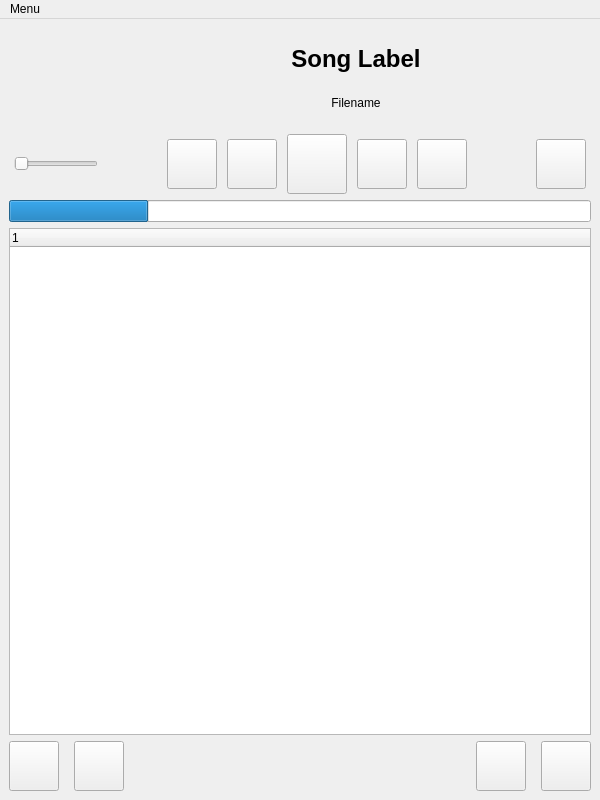
<?xml version="1.0" encoding="UTF-8"?>
<ui version="4.0">
 <class>MainWindow</class>
 <widget class="QMainWindow" name="MainWindow">
  <property name="geometry">
   <rect>
    <x>0</x>
    <y>0</y>
    <width>600</width>
    <height>800</height>
   </rect>
  </property>
  <property name="windowTitle">
   <string>MainWindow</string>
  </property>
  <widget class="QWidget" name="centralwidget">
   <layout class="QVBoxLayout" name="verticalLayout">
    <item>
     <layout class="QHBoxLayout" name="horizontalLayout">
      <property name="sizeConstraint">
       <enum>QLayout::SetDefaultConstraint</enum>
      </property>
      <item>
       <widget class="QLabel" name="albumImage">
        <property name="sizePolicy">
         <sizepolicy hsizetype="Fixed" vsizetype="Fixed">
          <horstretch>0</horstretch>
          <verstretch>0</verstretch>
         </sizepolicy>
        </property>
        <property name="minimumSize">
         <size>
          <width>100</width>
          <height>100</height>
         </size>
        </property>
        <property name="maximumSize">
         <size>
          <width>100</width>
          <height>100</height>
         </size>
        </property>
        <property name="text">
         <string/>
        </property>
        <property name="pixmap">
         <pixmap>../res/images/empty-image.png</pixmap>
        </property>
        <property name="scaledContents">
         <bool>true</bool>
        </property>
       </widget>
      </item>
      <item>
       <layout class="QVBoxLayout" name="verticalLayout_2">
        <property name="leftMargin">
         <number>6</number>
        </property>
        <item>
         <widget class="QLabel" name="songNameLabel">
          <property name="sizePolicy">
           <sizepolicy hsizetype="Minimum" vsizetype="Maximum">
            <horstretch>0</horstretch>
            <verstretch>0</verstretch>
           </sizepolicy>
          </property>
          <property name="text">
           <string>&lt;html&gt;&lt;head/&gt;&lt;body&gt;&lt;p&gt;&lt;span style=&quot; font-size:18pt; font-weight:600;&quot;&gt;Song Label&lt;/span&gt;&lt;/p&gt;&lt;/body&gt;&lt;/html&gt;</string>
          </property>
          <property name="alignment">
           <set>Qt::AlignCenter</set>
          </property>
         </widget>
        </item>
        <item>
         <widget class="QLabel" name="fileLabel">
          <property name="sizePolicy">
           <sizepolicy hsizetype="Minimum" vsizetype="Maximum">
            <horstretch>0</horstretch>
            <verstretch>0</verstretch>
           </sizepolicy>
          </property>
          <property name="text">
           <string>Filename</string>
          </property>
          <property name="alignment">
           <set>Qt::AlignCenter</set>
          </property>
         </widget>
        </item>
       </layout>
      </item>
     </layout>
    </item>
    <item>
     <layout class="QHBoxLayout" name="controlLayout">
      <property name="spacing">
       <number>15</number>
      </property>
      <property name="sizeConstraint">
       <enum>QLayout::SetDefaultConstraint</enum>
      </property>
      <property name="leftMargin">
       <number>5</number>
      </property>
      <property name="rightMargin">
       <number>5</number>
      </property>
      <item>
       <widget class="QSlider" name="volumeSlider">
        <property name="sizePolicy">
         <sizepolicy hsizetype="Preferred" vsizetype="Minimum">
          <horstretch>0</horstretch>
          <verstretch>0</verstretch>
         </sizepolicy>
        </property>
        <property name="minimumSize">
         <size>
          <width>50</width>
          <height>0</height>
         </size>
        </property>
        <property name="maximumSize">
         <size>
          <width>100</width>
          <height>16777215</height>
         </size>
        </property>
        <property name="maximum">
         <number>100</number>
        </property>
        <property name="orientation">
         <enum>Qt::Horizontal</enum>
        </property>
       </widget>
      </item>
      <item>
       <spacer name="horizontalSpacer">
        <property name="orientation">
         <enum>Qt::Horizontal</enum>
        </property>
        <property name="sizeType">
         <enum>QSizePolicy::MinimumExpanding</enum>
        </property>
        <property name="sizeHint" stdset="0">
         <size>
          <width>40</width>
          <height>20</height>
         </size>
        </property>
       </spacer>
      </item>
      <item>
       <layout class="QHBoxLayout" name="horizontalLayout_2">
        <property name="spacing">
         <number>10</number>
        </property>
        <item>
         <widget class="QPushButton" name="stopSongBtn">
          <property name="sizePolicy">
           <sizepolicy hsizetype="Fixed" vsizetype="Fixed">
            <horstretch>0</horstretch>
            <verstretch>0</verstretch>
           </sizepolicy>
          </property>
          <property name="minimumSize">
           <size>
            <width>50</width>
            <height>50</height>
           </size>
          </property>
          <property name="maximumSize">
           <size>
            <width>50</width>
            <height>50</height>
           </size>
          </property>
          <property name="text">
           <string/>
          </property>
          <property name="iconSize">
           <size>
            <width>32</width>
            <height>32</height>
           </size>
          </property>
         </widget>
        </item>
        <item>
         <widget class="QPushButton" name="previousSongBtn">
          <property name="sizePolicy">
           <sizepolicy hsizetype="Fixed" vsizetype="Fixed">
            <horstretch>0</horstretch>
            <verstretch>0</verstretch>
           </sizepolicy>
          </property>
          <property name="minimumSize">
           <size>
            <width>50</width>
            <height>50</height>
           </size>
          </property>
          <property name="maximumSize">
           <size>
            <width>50</width>
            <height>50</height>
           </size>
          </property>
          <property name="text">
           <string/>
          </property>
          <property name="iconSize">
           <size>
            <width>32</width>
            <height>32</height>
           </size>
          </property>
          <property name="flat">
           <bool>false</bool>
          </property>
         </widget>
        </item>
        <item>
         <widget class="QPushButton" name="playSongBtn">
          <property name="sizePolicy">
           <sizepolicy hsizetype="Fixed" vsizetype="Fixed">
            <horstretch>0</horstretch>
            <verstretch>0</verstretch>
           </sizepolicy>
          </property>
          <property name="minimumSize">
           <size>
            <width>60</width>
            <height>60</height>
           </size>
          </property>
          <property name="maximumSize">
           <size>
            <width>60</width>
            <height>60</height>
           </size>
          </property>
          <property name="focusPolicy">
           <enum>Qt::ClickFocus</enum>
          </property>
          <property name="text">
           <string/>
          </property>
          <property name="iconSize">
           <size>
            <width>40</width>
            <height>40</height>
           </size>
          </property>
          <property name="flat">
           <bool>false</bool>
          </property>
         </widget>
        </item>
        <item>
         <widget class="QPushButton" name="pauseSongBtn">
          <property name="sizePolicy">
           <sizepolicy hsizetype="Fixed" vsizetype="Fixed">
            <horstretch>0</horstretch>
            <verstretch>0</verstretch>
           </sizepolicy>
          </property>
          <property name="minimumSize">
           <size>
            <width>50</width>
            <height>50</height>
           </size>
          </property>
          <property name="maximumSize">
           <size>
            <width>50</width>
            <height>50</height>
           </size>
          </property>
          <property name="text">
           <string/>
          </property>
          <property name="iconSize">
           <size>
            <width>32</width>
            <height>32</height>
           </size>
          </property>
         </widget>
        </item>
        <item>
         <widget class="QPushButton" name="nextSongBtn">
          <property name="sizePolicy">
           <sizepolicy hsizetype="Fixed" vsizetype="Fixed">
            <horstretch>0</horstretch>
            <verstretch>0</verstretch>
           </sizepolicy>
          </property>
          <property name="minimumSize">
           <size>
            <width>50</width>
            <height>50</height>
           </size>
          </property>
          <property name="maximumSize">
           <size>
            <width>50</width>
            <height>50</height>
           </size>
          </property>
          <property name="text">
           <string/>
          </property>
          <property name="iconSize">
           <size>
            <width>32</width>
            <height>32</height>
           </size>
          </property>
         </widget>
        </item>
       </layout>
      </item>
      <item>
       <spacer name="horizontalSpacer_2">
        <property name="orientation">
         <enum>Qt::Horizontal</enum>
        </property>
        <property name="sizeType">
         <enum>QSizePolicy::MinimumExpanding</enum>
        </property>
        <property name="sizeHint" stdset="0">
         <size>
          <width>40</width>
          <height>20</height>
         </size>
        </property>
       </spacer>
      </item>
      <item>
       <widget class="QPushButton" name="repeatBtn">
        <property name="sizePolicy">
         <sizepolicy hsizetype="Fixed" vsizetype="Fixed">
          <horstretch>0</horstretch>
          <verstretch>0</verstretch>
         </sizepolicy>
        </property>
        <property name="minimumSize">
         <size>
          <width>50</width>
          <height>50</height>
         </size>
        </property>
        <property name="maximumSize">
         <size>
          <width>50</width>
          <height>50</height>
         </size>
        </property>
        <property name="text">
         <string/>
        </property>
        <property name="iconSize">
         <size>
          <width>32</width>
          <height>32</height>
         </size>
        </property>
       </widget>
      </item>
     </layout>
    </item>
    <item>
     <widget class="QProgressBar" name="progressBar">
      <property name="sizePolicy">
       <sizepolicy hsizetype="Minimum" vsizetype="Fixed">
        <horstretch>0</horstretch>
        <verstretch>0</verstretch>
       </sizepolicy>
      </property>
      <property name="minimumSize">
       <size>
        <width>0</width>
        <height>0</height>
       </size>
      </property>
      <property name="maximumSize">
       <size>
        <width>16777215</width>
        <height>16777215</height>
       </size>
      </property>
      <property name="value">
       <number>24</number>
      </property>
      <property name="textVisible">
       <bool>false</bool>
      </property>
      <property name="invertedAppearance">
       <bool>false</bool>
      </property>
     </widget>
    </item>
    <item>
     <!-- <widget class="QListWidget" name="playlist"/> -->
     <widget class="QTreeWidget" name="treeWidget">
      <column>
       <property name="text">
        <string notr="true">1</string>
       </property>
      </column>
     </widget>
    </item>
    <item>
     <layout class="QHBoxLayout" name="playlistControlLayout">
      <property name="spacing">
       <number>15</number>
      </property>
      <item>
       <widget class="QPushButton" name="loadPlaylistBtn">
        <property name="sizePolicy">
         <sizepolicy hsizetype="Fixed" vsizetype="Fixed">
          <horstretch>0</horstretch>
          <verstretch>0</verstretch>
         </sizepolicy>
        </property>
        <property name="minimumSize">
         <size>
          <width>50</width>
          <height>50</height>
         </size>
        </property>
        <property name="maximumSize">
         <size>
          <width>50</width>
          <height>50</height>
         </size>
        </property>
        <property name="text">
         <string/>
        </property>
        <property name="iconSize">
         <size>
          <width>32</width>
          <height>32</height>
         </size>
        </property>
       </widget>
      </item>
      <item>
       <widget class="QPushButton" name="savePlaylistBtn">
        <property name="sizePolicy">
         <sizepolicy hsizetype="Fixed" vsizetype="Fixed">
          <horstretch>0</horstretch>
          <verstretch>0</verstretch>
         </sizepolicy>
        </property>
        <property name="minimumSize">
         <size>
          <width>50</width>
          <height>50</height>
         </size>
        </property>
        <property name="maximumSize">
         <size>
          <width>50</width>
          <height>50</height>
         </size>
        </property>
        <property name="text">
         <string/>
        </property>
        <property name="iconSize">
         <size>
          <width>32</width>
          <height>32</height>
         </size>
        </property>
       </widget>
      </item>
      <item>
       <spacer name="horizontalSpacer_3">
        <property name="orientation">
         <enum>Qt::Horizontal</enum>
        </property>
        <property name="sizeHint" stdset="0">
         <size>
          <width>40</width>
          <height>20</height>
         </size>
        </property>
       </spacer>
      </item>
      <item>
       <widget class="QPushButton" name="addSongBtn">
        <property name="minimumSize">
         <size>
          <width>50</width>
          <height>50</height>
         </size>
        </property>
        <property name="maximumSize">
         <size>
          <width>50</width>
          <height>50</height>
         </size>
        </property>
        <property name="text">
         <string/>
        </property>
        <property name="iconSize">
         <size>
          <width>32</width>
          <height>32</height>
         </size>
        </property>
       </widget>
      </item>
      <item>
       <widget class="QPushButton" name="popSongBtn">
        <property name="minimumSize">
         <size>
          <width>50</width>
          <height>50</height>
         </size>
        </property>
        <property name="maximumSize">
         <size>
          <width>50</width>
          <height>50</height>
         </size>
        </property>
        <property name="text">
         <string/>
        </property>
        <property name="iconSize">
         <size>
          <width>32</width>
          <height>32</height>
         </size>
        </property>
       </widget>
      </item>
     </layout>
    </item>
   </layout>
  </widget>
  <widget class="QMenuBar" name="menubar">
   <property name="geometry">
    <rect>
     <x>0</x>
     <y>0</y>
     <width>600</width>
     <height>22</height>
    </rect>
   </property>
   <widget class="QMenu" name="menuMenu">
    <property name="title">
     <string>Menu</string>
    </property>
   </widget>
   <addaction name="menuMenu"/>
  </widget>
 </widget>
 <resources/>
 <connections/>
</ui>
